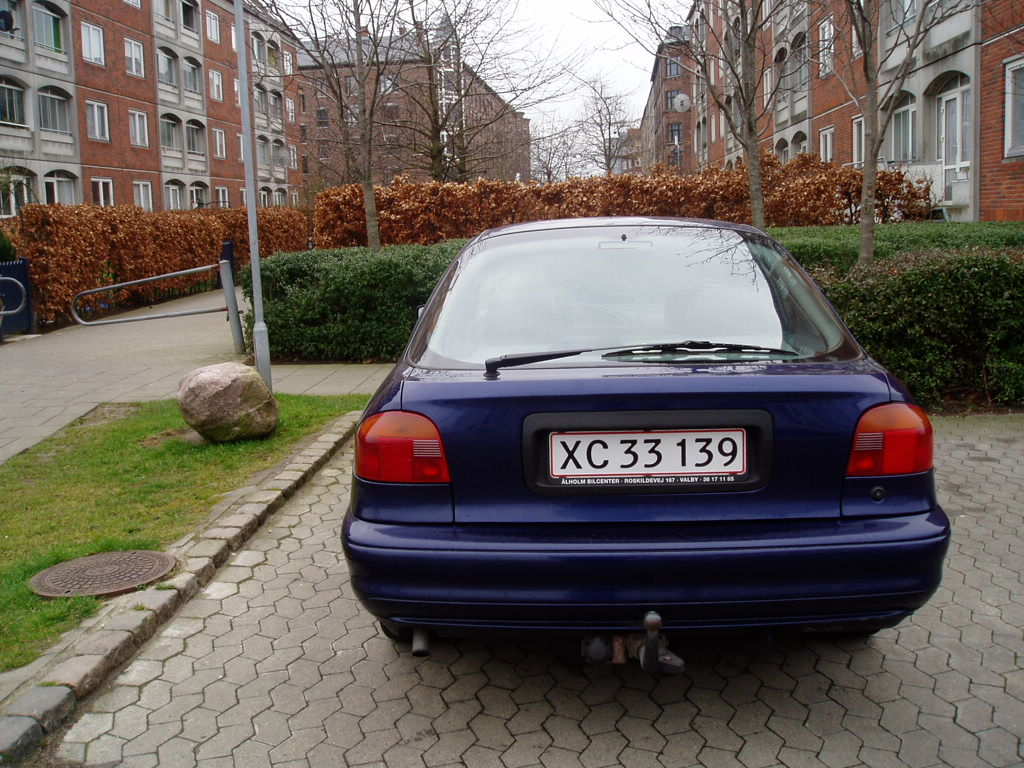
%> input picture img/B_XC33139.JPG, 1024 x 768 px
$ octave --eval "result = DetectQuant('../../img/B_XC33139.JPG');"   (GNU Octave 9; MATLAB toolbox functions it lacks are replaced by stand-ins)
%> lines starting %> are read from the running program, lines starting %| are printed output that depends on the picture; in (x1, y1, x2, y2) boxes, pixels count from 0 and x2, y2 are one past the last pixel; in counts of white or black regions, pixels touching at a corner belong together; the program's own positions count from 1
### src/detection/GetBestCandidate2.m
% Takes a matrix of connected components and a grayscale image
% Returns best plate candidate based on frequency analysis and ratio

function [plateCoords bestCandidateScore] = GetBestCandidate2(conComp, inputImage, scaleFactor)

  %showImages = true;
  showImages = false;


  % Number of components
  numConComp = max(max(conComp));

  % The optimal width/height aspect ratio of a plate
  optimalPlateRatio = 504/120; % Official plate ratio
  plateRatioWeight = 16;

  % optimal intensity difference
  optimalIntDiff = 180;
  intDiffWeight = 0.25;

  % Optimal longest white line
  optimalLongestWhiteLine = 90;

  % The optimal plateness-value
  optimalPlateness = 17; % If smoothness = 0
  platenessWeight = 3;

  % Optimal percentage of pixels below mean intensity
  optimalIntDist = 45;

  % Optimal mean intensity
  optimalMeanInt = 130; %80
  meanIntWeight = 0.4;

  % Optimal density percentage of candidate-area in binary image
  optimalDensity = 0.9;
  densityWeight = 25;

  % Optimal percentage of pixels close to min intensity
  optimalCloseMin = 22;

  % Optimal percentage of pixels close to min intensity
  optimalCloseMax = 32;

  % Optimal length of average gradient
  optimalAvgGradient = 45;

  % Matrix to hold candidate values
  % Values are:
  % 1-4: maxX, minX, minY, maxY
  %   5: width/Height ratio diffe
  %   6: intensity diff diff
  %   7: longest white horizontal line (%) in candidate when converted to binary
  %   8: plateness diff
  %   9: Intensity distribution diff
  %  10: Average intensity diff
  %  11: Density of candidate
  %  12: Percentage of pixels close to min intensity
  %  13: Percentage of pixels close to max intensity
  %  14: Average length of (top half?) gradients
  %  15: sum of scores
  candidates = zeros(numConComp,15);

  %%%%%%%%%%%%%%%%%%%%%%%%%%%
  % Loop through candidates %
  %%%%%%%%%%%%%%%%%%%%%%%%%%%
  for i = 1:numConComp

    % Get Xs and Ys of current component
    [yS,xS] = find(conComp == i);

    % Get the actual component image
    thisImage = inputImage(min(yS):max(yS),min(xS):max(xS));

    % Calculate width and height of component
    [compHeight, compWidth ] = size(thisImage);

    % Get signature
    compSignature = GetSignature(thisImage,0);

    % Calculate gradients for the component
    [FX,FY] = gradient(double(thisImage));


    % Insert coordinates into candidate matrix
    candidates(i,1:4) = [ min(yS) max(yS) min(xS) max(xS) ];

    % Insert ratio into candidate matrix
    %candidates(i,5) = plateRatioWeight * abs(optimalPlateRatio - (compWidth/compHeight));
    candidates(i,5) = 20.0 * abs(optimalPlateRatio - (compWidth/compHeight))^2;

    % Insert max difference into intensities in candidate matrix
    candidates(i,6) = intDiffWeight *  ...
                      abs(optimalIntDiff - (max(max(thisImage)) - min(min(thisImage))));

    % Insert longest white line into candidates matrix
    candidates(i,7) = abs(optimalLongestWhiteLine - GetLongestLine(thisImage));

    % Insert plateness into candidate matrix
    candidates(i,8) = platenessWeight * ...
                      abs(optimalPlateness - GetPlateness(compSignature));

    % Insert percentage of pixels below mean intensity into candidates matrix
    candidates(i,9) = abs(optimalIntDist - GetDistribution(thisImage));

    % Insert average intensity into candidates matrix
    %candidates(i,10) = meanIntWeight * 1.09^abs(optimalMeanInt - mean(mean(thisImage)));
    candidates(i,10) = meanIntWeight * abs(optimalMeanInt - mean(mean(thisImage)));

    % Insert density of candidate into candidates matrix
    candidates(i,11) = densityWeight * ...
                       abs(optimalDensity - (compWidth*compHeight)/length(xS));

    % Insert percentage of pixels in candidate with intensities
    % close to the minimumum intensity
    candidates(i,12) = abs(optimalCloseMin - ...
                       round(( length(find(thisImage <= min(min(thisImage)) + 40)) / ...
                       (compWidth*compHeight)) * 100));

    % Insert percentage of pixels in candidate with intensities
    % close to the maximum intensity
    candidates(i,13) = abs(optimalCloseMax - ...
                       round(( length(find(thisImage >= max(max(thisImage)) - 40)) / ...
                       (compWidth*compHeight)) * 100));

    % Insert length of average gradient into candidates matrix
    candidates(i,14) = abs(optimalAvgGradient - mean(mean(sqrt(FY.^2 + FX.^2))));

    % Insert total score into candidates matrix
    % Highest score only counts a third of its value
    candidates(i,15) = sum(candidates(i,5:14)) - 0.75 * max(candidates(i,5:14));

    %%%%%%%%%%%%%%%%%%%%%%%%%%%%
    % Modifiers to total score %
    %%%%%%%%%%%%%%%%%%%%%%%%%%%%

    % [23 lines of commented-out code are left out]


  end %Loop


  %%%%%%%%%%%%%%%%%%%%%%%%%%%%%%%%%%%%%%%%%%%%%%%
  % Find acceptable candidate with lowest score %
  %%%%%%%%%%%%%%%%%%%%%%%%%%%%%%%%%%%%%%%%%%%%%%%


  bestCandidateScore = inf;
  for i = 1:numConComp
    if candidates(i,15) < bestCandidateScore && ... % Lowest score
       candidates(i,15) <= 300 %&& ... % Better score than this
       % [4 lines of commented-out code are left out]
      bestCandidateScore = uint16(candidates(i,15));
      plateCoords =  (1/scaleFactor) * [ candidates(i,3:4) candidates(i,1:2) ];
    end
  end

  % We found no candidate
  if bestCandidateScore == inf
    plateCoords = [ 0 0 0 0];
    bestCandidateScore = 0;
  end

  %plateCoords


  %%%%%%%%%%%%%%%
  % Show images %
  %%%%%%%%%%%%%%%

  if showImages
    figure(856);

    % Reset all positions
    for i = 1:16
      subplot(4,4,i);
      imshow(zeros(1));
      title('');
    end


    for i = 1:numConComp
      subplot(4,4,i);
      imshow(inputImage(candidates(i,1):candidates(i,2), ...
                        candidates(i,3):candidates(i,4)));

      title(int2str(candidates(i,5:15))); % All scores
      %title(int2str(candidates(i,10:15))); % mean int to score
      %title(int2str(candidates(i,12:15)));
    end

  end % ShowImages

end %function

### src/detection/GetSignature.m
% Takes an image, returns signature and plateness integer
function signature = GetSignature(image, smoothness)

%figure, imshow(image);


%%%%%%%%%%%%%%%%%%%%%
% Sum rows in image %
%%%%%%%%%%%%%%%%%%%%%

rawSig = zeros(1, size(image,2));
for x = 1:size(image,1)
  rawSig = rawSig + double(image(x,:));
end


%%%%%%%%%%%%%%%%%%%%%%
% Smoothen signature %
%%%%%%%%%%%%%%%%%%%%%%

% Num of left and right pixels to consider
width = smoothness;

smoothSig = zeros(1, length(rawSig)-2*width);
for x = 1:length(smoothSig)
  smoothSig(x) = sum(rawSig(x:x+2*width))/(2*width+1);
end

% Sig to return
signature = smoothSig;

end

### src/detection/GetLongestLine.m
% Takes an image as input, and returns the length of the longest
% bright horizontal line in the image as a percentage of the image width.

function longestLine = GetLongestLine(inputImage)

  %showImages = true;
  showImages = false;

  contrastImage = ContrastStretch(inputImage,0);

  % Convert input image to binary
  binImage = im2bw(contrastImage, graythresh(contrastImage));

  % Get height and width of input image
  [imHeight, imWidth] = size(binImage);

  % The longest bright horizontal line in the image
  longestLine = 0;


  % Go through image
  for y = 1:imHeight

    % Length of current white line
    thisLineLength = 0;

    for x = 1:imWidth

      if binImage(y,x) == 1
        % Current pixel is white
        thisLineLength = thisLineLength + 1;
      else
        % We found a black pixel
        if thisLineLength > longestLine
          % Update longest line in image if
          % just ended is longer
          longestLine = thisLineLength;
        end
        % New line starts
        thisLineLength = 0;
      end

    end % End row

    % Row has ended. Is the last line longer than the longest so far?
    if thisLineLength > longestLine
      longestLine = thisLineLength;
    end

  end % End columns

  % Convert longest line to percentage
  longestLine = uint8((100/imWidth) * longestLine);


  if showImages
    figure(130);

    % Original image
    subplot(1,3,1);
    imshow(inputImage);

    % Contrast stretched image
    subplot(1,3,2);
    imshow(contrastImage);

    % Binary image
    subplot(1,3,3);
    imshow(binImage);

  end

end

### src/detection/ContrastStretch.m
% Takes a grayscale image and performs a contrast stretch
% based on the window parameter.
% If winSize = 0 a contrast stretch will stretch to image to use all
% available intensities. If all intensities are in use there will be
% no difference between inputImage and outputImage.
% If winSize is > 0

function outputImage = ContrastStretch(inputImage, winSize)


if winSize < 1 % Stretch full image

  %%%%%%%%%%%%%%%%
  % Full stretch %
  %%%%%%%%%%%%%%%%

  maxVal = max(max(inputImage));
  minVal = min(min(inputImage));

  % Does full stretch make sense on this image?
  if maxVal == 256 && minVal == 1
    outputImage = inputImage;
  else
    % Full stretch

    % Move all info down. Intensities below minCut are removed
    outputImage = uint8(inputImage-minVal);
    % Normalize
    outputImage =  double(outputImage) / double(max(max(outputImage)));
    % Stretch
    outputImage = uint8(255 * outputImage);

  end % full stretch
else

  %%%%%%%%%%%%%%%%%%
  % Window stretch %
  %%%%%%%%%%%%%%%%%%

  % Create histogram
  imHist = hist(double(inputImage(:)),256);

  % Highest value of summed window (a lot of information in window)
  bestWinVal = 1;
  % Start position of best window
  bestWinStart = 1;

  % Loop through intervals
  for x = 1:(256-window)
    thisWinVal = sum(imHist(x:x+window-1));
    if thisWinVal > bestWinVal
      bestWinVal = thisWinVal;
      bestWinStart = x;
    end
  end

  minCut = bestWinStart;
  maxCut = bestWinStart + window - 1;

  % Sane min/max cut
  if maxCut > 255
    maxCut = 255;
  end
  if minCut < 0
    minCut = 0;
  end

  % Move all info down. Intensities below minCut are removed
  outputImage = uint8(inputImage-minCut);
  % Normalize
  outputImage =  double(outputImage) / double(max(max(outputImage)));
  % Stretch
  outputImage = uint8((255+maxCut) * outputImage);

end % window stretch


end % function

### src/detection/GetPlateness.m
% Takes a signature, returns plateness integer
function plateness = GetPlateness(sig)


% Calculate plateness (number of times plot crosses avg. value in sig)

% Average value for sig
% Plates often start and end low, We can move the avg up to try to compensate
sigAvg = 1.0 * (sum(sig)/length(sig));

% How many times have we crossed the avg. sig value
timesCrossed = 0;

% Do we start over or under avg. ?
if sig(1) > sigAvg
 over = true;
else
 over = false;
end

for x = 2:length(sig)
  % Go down
  if over == true && sig(x) <= sigAvg
    timesCrossed = timesCrossed + 1;
    over = false;
  end
  % Go up
  if over == false && sig(x) > sigAvg
    timesCrossed = timesCrossed + 1;
    over = true;
  end
end


% Plateness to return
plateness = timesCrossed;


end

### src/detection/GetDistribution.m
% Takes a matrix and returns the percentage of pixels below the mean value
% and the percentage of pixels above. Results does not need to sum to
% 100% as pixels of the same intensity os the mean intensity are not counted.

function [ percBelow, percAbove ] = GetDistribution(inputImage)

  % Change matrix to vector
  inputImage = inputImage(:);

  % Calculate mean intensity
  meanIntensity = mean(inputImage);

  % Number of pixels above and below average
  pxlsAbove = 0;
  pxlsBelow = 0;

  % Count pixels
  for i = 1:length(inputImage)
    if inputImage(i) < meanIntensity
      pxlsBelow = pxlsBelow + 1;
    elseif inputImage(i) > meanIntensity
      pxlsAbove = pxlsAbove + 1;
    end
  end

  % Calculate percentages
  percAbove = pxlsAbove * (100/length(inputImage));
  percBelow = pxlsBelow * (100/length(inputImage));

end

### src/detection/DetectQuant.m
% Filter out characters on plate. Turn down to 8 colors.
% Correctness: 63,7%/72,7%

function [plateCoords candidateScore] = DetectQuant(inputImage)
%> called with inputImage = '../../img/B_XC33139.JPG'

  scaleFactor = 0.25;

  %filterSize = 8;


  showImages = false;
  %showImages = true;


  % Read image from file
  origImage = imread(inputImage);
%> origImage is the input picture: size 768x1024x3 uint8; mean R, G, B 106.1, 97.9, 91.7

  % Convert image to greyscale
  grayImage = rgb2gray(origImage);
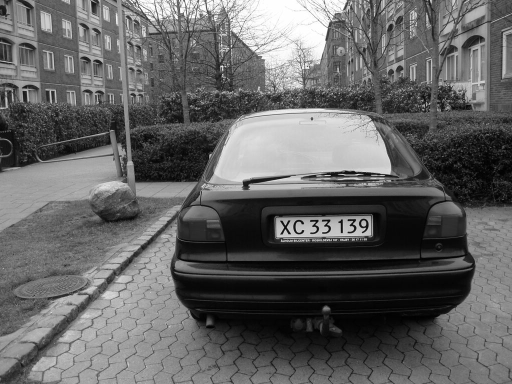
%> grayImage: size 768x1024 uint8 (shown at 1/2 size); min 0, max 255, mean 99.6

  % Resize image
  resizedImage = imresize(grayImage, scaleFactor);
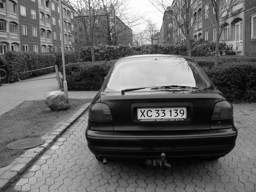
%> resizedImage: size 192x256 uint8; min 1, max 255, mean 99.6


  %%%%%%%%%%%%%%%%%%%%%%%%
  % Apply filter         %
  %%%%%%%%%%%%%%%%%%%%%%%%

  % Get image height and width
  [imHeight, imWidth] = (size(resizedImage));


  % Set pixels to max intensity of neighbourhood
  fun = @(x) max(max(x));
  filteredImage = nlfilter(resizedImage ,'indexed', [5 7], fun);
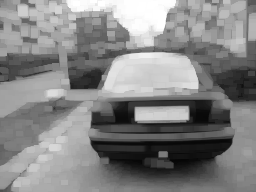
%> filteredImage: size 192x256 uint8; min 6, max 255, mean 132


  % Cut down number of intensities to 9 (range is: 1:9)
  %quantImage = round(filteredImage / 32)+1; % 9 intensities
  quantImage = round(filteredImage / 37)+1; % 8 intensities
  %quantImage = round(filteredImage / 43)+1; % 7 intensities
  %quantImage = round(filteredImage / 51)+1; % 6 intensities


  % Matrix to hold multi dimensional binary image
  % mDimBin = zeros(imHeight, imWidth, 16);
  mDimBin = zeros(imHeight, imWidth, 9);

  % Create binary image for each intensity
  for y = 1:imHeight
   for x = 1:imWidth
     mDimBin(y, x, quantImage(y,x)) = 1;
   end
  end

  % Cleanup each binary image
  for x = 1:9
     mDimBin(:,:,x) = BinImgCleanup(mDimBin(:,:,x), scaleFactor);
  end


  % Show binary images
  if showImages
    figure(800);
    for x = 1:9
      subplot(3, 3, x);
      imshow(mDimBin(:,:,x));
    end
  end


  %%%%%%%%%%%%%%%%%%%%%%%%%%%%%
  % Colapse binary images     %
  %%%%%%%%%%%%%%%%%%%%%%%%%%%%%

  %Collapse binary images into one

  binImage = zeros(imHeight,imWidth);
  % We need to erode each area so that they will not
  % merge when the channels are merged
  shape = strel('square',3);
  for i = 1:9
    binImage = binImage + mDimBin(:,:,i);
    %binImage = binImage + imerode(mDimBin(:,:,i),shape);
  end
%> this loop made 9 passes
%> pass 1, in DetectQuant, `binImage = binImage + mDimBin(:,:,i);`:
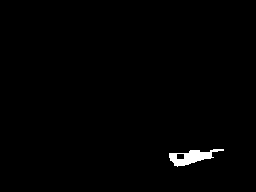
%> binImage: size 192x256 double; values 0 (black) and 1 (white), 0.93% white; 1 white region, box (x1, y1, x2, y2) and area: (169, 149, 224, 167) 456
%> pass 3, in DetectQuant, `binImage = binImage + mDimBin(:,:,i);`:
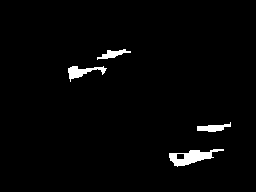
%> binImage: size 192x256 double; values 0 (black) and 1 (white), 2.1% white; 4 white regions, box (x1, y1, x2, y2) and area: (169, 149, 224, 167) 456, (68, 66, 107, 82) 251, (197, 122, 231, 132) 180, (97, 49, 131, 60) 158
%> after the loop:
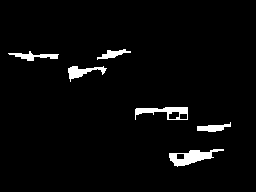
%> binImage: size 192x256 double; values 0 (black) and 1 (white), 3.3% white; 6 white regions, box (x1, y1, x2, y2) and area: (169, 149, 224, 167) 456, (135, 107, 188, 120) 341, (68, 66, 107, 82) 251, (8, 51, 59, 61) 213, (197, 122, 231, 132) 180, (97, 49, 131, 60) 158

  binImage = im2bw(binImage, 0.5);

  %%%%%%%%%%%%%%%%%%%%%%%%%%%%%
  % Cleanup bin image         %
  %%%%%%%%%%%%%%%%%%%%%%%%%%%%%

  cleanedBinImage = BinImgCleanup(binImage, scaleFactor);
  %imwrite(cleanedBinImage,'DetectQuant-cleaned.png','PNG');


  %%%%%%%%%%%%%%%%%%%%%%%%%%%%
  % Connected components     %
  %%%%%%%%%%%%%%%%%%%%%%%%%%%%

  [conComp,numConComp] = (bwlabel(cleanedBinImage,4));
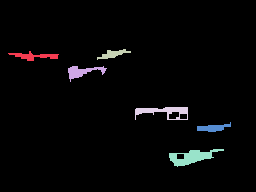
%> conComp: size 192x256 double; 7 distinct labels, from 0 to 6; one colour per label, 0 black
%> numConComp = 6


  %%%%%%%%%%%%%%%%%%%%%%
  % Get best candidate %
  %%%%%%%%%%%%%%%%%%%%%%

  [plateCoords, candidateScore] = GetBestCandidate2(conComp, resizedImage, scaleFactor);
%> the loop in GetBestCandidate2, `for i = 1:numConComp` made 6 passes
%> (compHeight, compWidth) on passes 1 to 6: (10, 51), (16, 39), (11, 34), (13, 53), (18, 55), (10, 34)
%> the loop in GetBestCandidate2, `for i = 1:numConComp` made 6 passes
%> (bestCandidateScore, plateCoords) on passes 1, 4: (174, [36 236 208 244]), (25, [544 752 432 480])
%> plateCoords = [544 752 432 480]; candidateScore = 25
  %plateCoords = GetBestCandidate(conComp, resizedImage, scaleFactor);


  %%%%%%%%%%%%%%%
  % Images      %
  %%%%%%%%%%%%%%%

  if showImages


    figure(100);

    subplot(2,2,1);
    imshow(filteredImage);
    %imwrite(filteredImage,'DetectQuant-filteredImage.png','PNG');

    subplot(2,2,2);
    imshow(quantImage,[]);
    %imwrite(32*quantImage,'DetectQuant-quantImage.png','PNG');

    subplot(2,2,3);
    %imshow(binImage);
    imshow(cleanedBinImage);
    %imwrite(binImage,'DetectQuant-binary.png','PNG');


    % Show candidate
    subplot(2,2,4);
    if sum(plateCoords) > 0
      imshow(origImage(plateCoords(3):plateCoords(4),plateCoords(1):plateCoords(2)));
    else
      imshow(zeros(2,2));
    end


  end


  % Make plate a little higher
  if sum(plateCoords) > 0
    plateCoords = plateCoords + [ -10 10 -10 10 ];
%> plateCoords = [534 762 422 490]
  end


end % function

$ run again, on img/P_XP51093.jpg
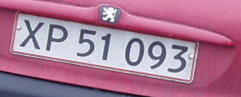
%> input picture img/P_XP51093.jpg, 241 x 97 px
%> in DetectQuant, origImage is the input picture: size 97x241x3 uint8; mean R, G, B 170.8, 119.7, 147.6
%> in DetectQuant, `[conComp,numConComp] = (bwlabel(cleanedBinImage,4));`: numConComp = 1
%> the loop in GetBestCandidate2, `for i = 1:numConComp` made 1 pass
%> (compHeight, compWidth) on pass 1: (25, 52)
%> pass 1, in GetBestCandidate2, `[FX,FY] = gradient(double(thisImage));`:
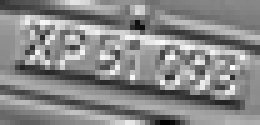
%> FY: size 25x52 double (shown 5 times larger); min -81, max 66, mean -2.3; drawn with min black and max white
%> pass 1, in ContrastStretch, `outputImage = uint8(inputImage-minVal);`:
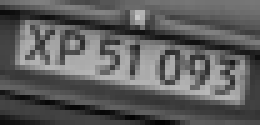
%> outputImage: size 25x52 uint8 (shown 5 times larger); min 0, max 200, mean 93.2
%> after the loop in GetBestCandidate2, `for i = 1:numConComp`: candidates = [1 25 1 52 89.89 0 38 3 10.46 4.89 16.1 13 20 17.77 145.7]
%> the loop in GetBestCandidate2, `for i = 1:numConComp` made 1 pass
%> (bestCandidateScore, plateCoords) on pass 1: (146, [4 208 4 100])
%> in DetectQuant, `[plateCoords, candidateScore] = GetBestCandidate2(conComp, resizedImag..`: plateCoords = [4 208 4 100]; candidateScore = 146
%> in DetectQuant, `plateCoords = plateCoords + [ -10 10 -10 10 ];`: plateCoords = [-6 218 -6 110]
